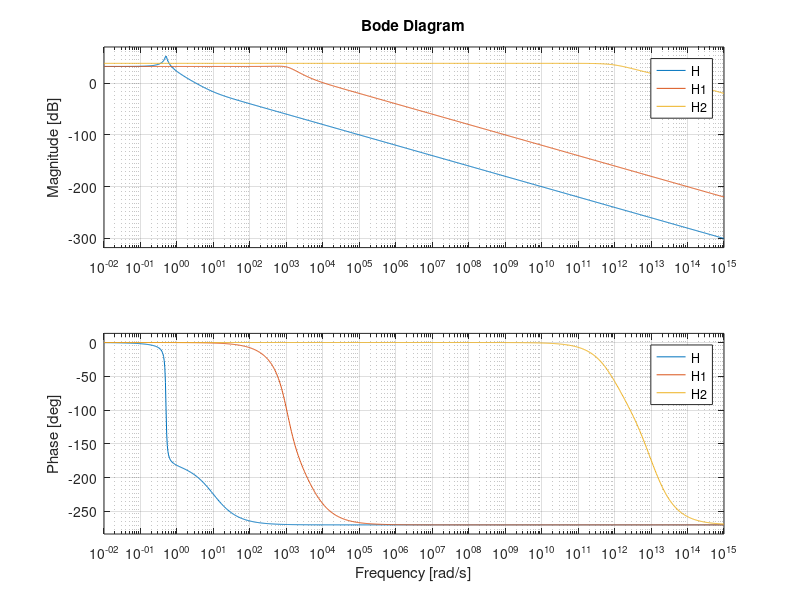

The MATLAB source for this figure:
D=0.5;
Vin=10;
Vout=10;
R=20;
L=1;
Il=1;
C=1 ;
A=(1-D)*(Vin+Vout)*R;
B=R*L*Il;
F=R*((1-D)^2);
D=C*R*L;
E=L;
H= tf([-B A],[D E F]);
%%%%%%%
D1=0.5;
Vin1=10;
Vout1=10;
R1=20;
L1=5.625*(10^(-3));
Il1=0.4;
C1=40*(10^(-6)) ;
A1=(1-D1)*(Vin1+Vout1)*R1;
B1=R1*L1*Il1;
F1=R1*((1-D1)^2);
D1=C1*R1*L1;
E1=L1;
H1= tf([-B1 A1],[D1 E1 F1]);
%%%%%%%
D2=0.5;
Vin2=10;
Vout2=10;
R2=20;
L2=5.625*(10^(-12));
Il2=0.4;
C2=40*(10^(-16)) ;
A2=(1-D1)*(Vin1+Vout1)*R1;
B2=R1*L2*Il2;
F2=R2*((1-D2)^2);
D2=C2*R1*L2;
E2=L2;
H2= tf([-B2 A2],[D2 E2 F2]);
bode(H,H1,H2);